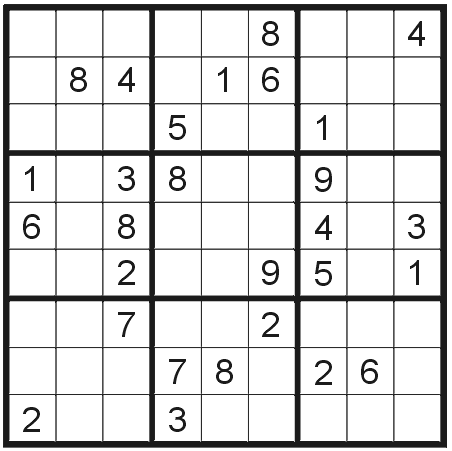
#> input picture images/sudoku5.png, 452 x 451 px, found by its file name
$ python sudoku_grid_find.py
#> lines starting #> are read from the running program, lines starting #| are printed output that depends on the picture; after the words box and inside, x2 and y2 are one past the last pixel; in counts of white or black regions, pixels touching at a corner belong together; long printed decimals are rounded
import hough_grid as hagrid
import cv2
import math
import random as rnd
import numpy as np
from collections import Counter

# Constants
# Canny thresholds
THRESH_ONE = 10
THRESH_TWO = 40

# HoughLinesP parameters
RHO = 1
THETA = math.pi/180
LINE_THRESH = 40
MIN_LENGTH = 50.0
MAX_GAP = 5.0

# Line drawing thickness
THICKNESS = 3

# Line drawing colors
BLACK = (255, 0, 0)

# Digit image dimensions
DIGIT_WIDTH = 28
DIGIT_HEIGHT = 28
DIGIT_CHANNELS = 1

# Read image. White = 255, Black = 0
img_orig = 255-cv2.imread("sudoku_square/sudoku5.png", cv2.IMREAD_GRAYSCALE)
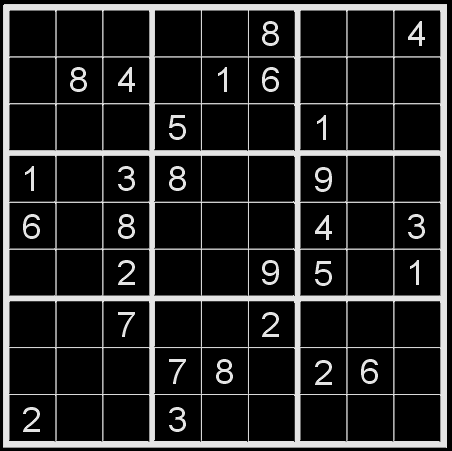
#> img_orig: shape (451, 452); min 0, max 228, mean 35.3
#Mrot = cv2.getRotationMatrix2D((img_orig.shape[0]/2, img_orig.shape[1]/2), \
#                               45, 1)
#img_orig = cv2.warpAffine(img_orig, Mrot, (img_orig.shape))
element = cv2.getStructuringElement(cv2.MORPH_ELLIPSE, (3, 3), (1, 1))
#img_orig = cv2.dilate(img_orig, element)

# Accepts a grayscale image and returns list of edges from Canny edge detector
def canny_edges(gray_img):
    return cv2.Canny(gray_img, THRESH_ONE, THRESH_TWO)

def randcol():
    return (rnd.randint(0, 255), rnd.randint(0, 255), rnd.randint(0, 255))

# Returns the square of the length of a segment (a, b)-(c, d)
# given as a list [a, b, c, d]
def length2(l):
    a, b, c, d = l
    return ((b-a)*(b-a) + (d-c)*(d-c))

# Find the intersection of:
# The line through (a1, b1) and (c1, d1), and
# The line through (a2, b2) and (c2, d2)
def line_intersection(lop):
    [a1, b1, c1, d1, a2, b2, c2, d2] = lop
    det = (d1-b1)*(a2-c2) - (a1-c1)*(d2-b2)
    det1 = (a1*d1 - b1*c1)
    det2 = (a2*d2 - b2*c2)
    x = (det1*(a2 - c2) - det2*(a1 - c1)) / det
    y = (det2*(d1 - b1) - det1*(d2 - b2)) / det
    return (x, y)

# Draws segments (a, b), (c, d) in a list like [[a, b, c, d], [a, b, c, d], ...]
# atop a copy of the image img, using color. If color is -1, use random colors
def add_lines(img, segs, color):
    result = img.copy()
    if len(img.shape) < 3:
        result = cv2.cvtColor(img, cv2.COLOR_GRAY2BGR) # color
    #hough = np.ones(edges.shape, dtype=np.uint8) # b/w
    for i in range(0, len(segs)):
        l = segs[i][0]
        c = randcol() if color == -1 else color
        cv2.line(result, (l[0], l[1]), (l[2], l[3]), c, 3, cv2.LINE_AA)
    return result


# Takes a list of segments as given by a Hough transform [a, b, c, d]
# and returns a list in the same order as lines that clusters the angles.
# Also returns a list of labels sorted by frequency
def principal_angles(lines):
    # Build a list of angles for all the Hough segments
    angles = [-np.arctan((l[0][3]-l[0][1])/(l[0][2]-l[0][0])) for l in lines]

    # Cluster them to find the principle angles
    num_centers = 3
    criteria = (cv2.TERM_CRITERIA_EPS + cv2.TERM_CRITERIA_MAX_ITER, 10, 1.0)
    ret, a_labels, a_centers = cv2.kmeans(np.asarray(angles, dtype='float32'), num_centers, \
                        None, criteria, 10, cv2.KMEANS_RANDOM_CENTERS)

    # Build a dictionary mapping each label (0, 1, 2, ...) to its frequency in the list
    a_labels_map = Counter(a_labels.ravel().tolist())
    print("angle map", a_labels_map)
    kv = [(a_labels_map[i], i) for i in a_labels_map]
    kv.sort()
    print("KV", kv)
    return (a_labels, [x[1] for x in kv])


# Given a list segs of segments all at roughly the same angle, fit them to an equally-space
# grid of K lines. Return indices of two of the segments that bound the grid
def segment_bounds(segs, K):
    # Make a list of radii for the segments having the most frequent label/angle
    # We use the fact that the equation of the line at angle theta and distance R from
    #  the origin has equation R = x cos(theta) + y sin(theta)    # Build a list of angles for all the Hough segments
    angles = [-np.arctan((l[0][3]-l[0][1])/(l[0][2]-l[0][0])) for l in segs]
    radii_idx = [(segs[i][0][0]*np.sin(angles[i]) + segs[i][0][1]*np.cos(angles[i]), i) \
                 for i in range(len(segs))]
    radii_idx.sort()
    print(radii_idx)
    #print(radii_idx)
    radii = [r[0] for r in radii_idx]

    # Now try to fit the segments to the best ten equally-spaced radii
    minbadness = float("inf")
    bestpair = (0, 0)
    for i in range(len(radii)):
        for j in range(i+K-1, len(radii)):
            step = (radii[j] - radii[i])/(K-1)
            badness = 0
            for k in range(len(radii)):
                seg = radii[k]
                thisbad = 0
                if seg <= radii[i]: thisbad = radii[i] - seg
                elif seg >= radii[j]: thisbad = seg - radii[j]
                else:
                    thisbad = (seg - radii[i]) % step
                    thisbad = min(thisbad, step-thisbad)
                    thisbad = thisbad * thisbad # square penalty for inside the grid
                #print(step, thisbad)
                badness += thisbad * length2(segs[radii_idx[k][1]][0])
            if badness < minbadness:
                minbadness = badness
                bestpair = (i, j)
    return (radii_idx[bestpair[0]][1], radii_idx[bestpair[1]][1])


# Finds the four segments bounding a sudoku board img
def sudoku_bounds(img):
    cv2.imshow("Orig", img)

    # Canny edge detection
    edges = canny_edges(img)
    cv2.imshow("Canny", edges)

    # Perform the line detection
    lines = cv2.HoughLinesP(edges, RHO, THETA, LINE_THRESH,\
        minLineLength=MIN_LENGTH, maxLineGap=MAX_GAP)
    cv2.imshow("Hough", add_lines(img, lines, -1))

    # Find the principle angles
    a_labels, freqs = principal_angles(lines)
    lines0 = [lines[i] for i in range(len(lines)) if a_labels[i] == freqs[2]]
    lines1 = [lines[i] for i in range(len(lines)) if a_labels[i] == freqs[1]]
    imga = add_lines(img, lines0, (255, 0, 0))
    imga = add_lines(imga, lines1, (0, 0, 255))
    cv2.imshow("Two Max Angles", imga)

    # Find bounding lines for angle0
    l0, l1 = [lines0[i] for i in segment_bounds(lines0, 10)]
    m0, m1 = [lines1[i] for i in segment_bounds(lines1, 10)]
    bounds_img = add_lines(img, [l0, l1, m0, m1], (255, 255, 0))

    # Find the four corners
    c0 = line_intersection(l0[0].ravel().tolist() + m0[0].ravel().tolist())
    c1 = line_intersection(l0[0].ravel().tolist() + m1[0].ravel().tolist())
    c2 = line_intersection(l1[0].ravel().tolist() + m1[0].ravel().tolist())
    c3 = line_intersection(l1[0].ravel().tolist() + m0[0].ravel().tolist())

    cv2.circle(bounds_img, tuple(map(int, c0)), 5, (255, 0, 255), 5)
    cv2.circle(bounds_img, tuple(map(int, c1)), 5, (255, 0, 255), 5)
    cv2.circle(bounds_img, tuple(map(int, c2)), 5, (255, 0, 255), 5)
    cv2.circle(bounds_img, tuple(map(int, c3)), 5, (255, 0, 255), 5)
    cv2.imshow("Bounds", bounds_img)


#Video capture from webcam
cap = cv2.VideoCapture(0)
while(True):
    ret, frame = cap.read()
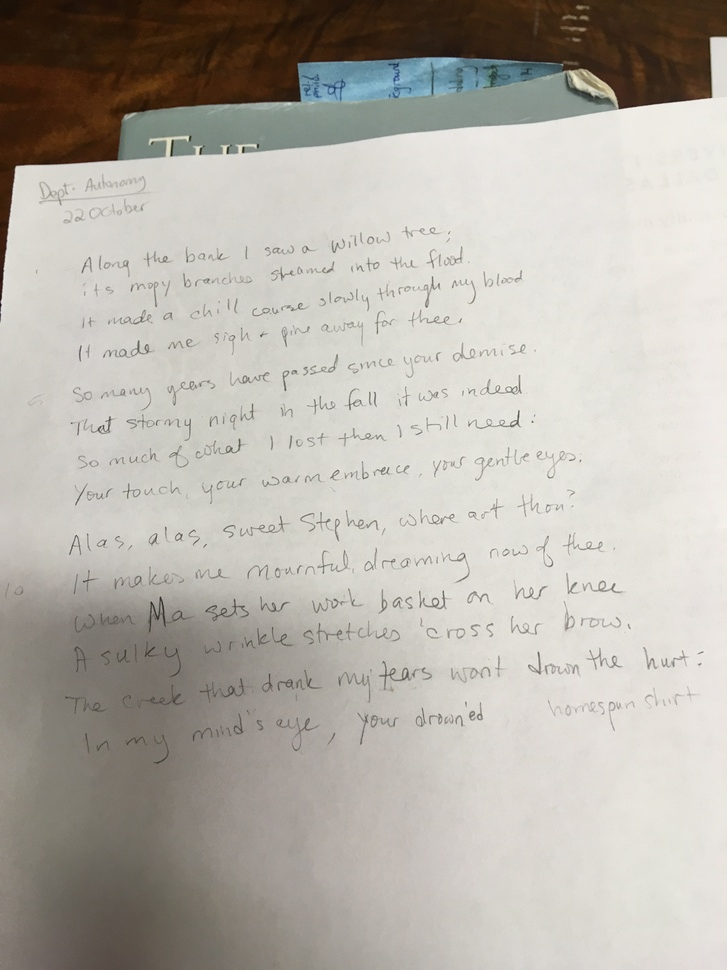
#> input picture images/Sawyer.JPG, 727 x 970 px, shrunk from 3024 x 4032 before the run, given in place of the camera
#> frame is the input picture: shape (970, 727, 3); mean B, G, R 170.1, 177.8, 182
    gray = cv2.cvtColor(frame, cv2.COLOR_BGR2GRAY)
    sudoku_bounds(gray)
#> in canny_edges, `return cv2.Canny(gray_img, THRESH_ONE, THRESH_TWO)`:
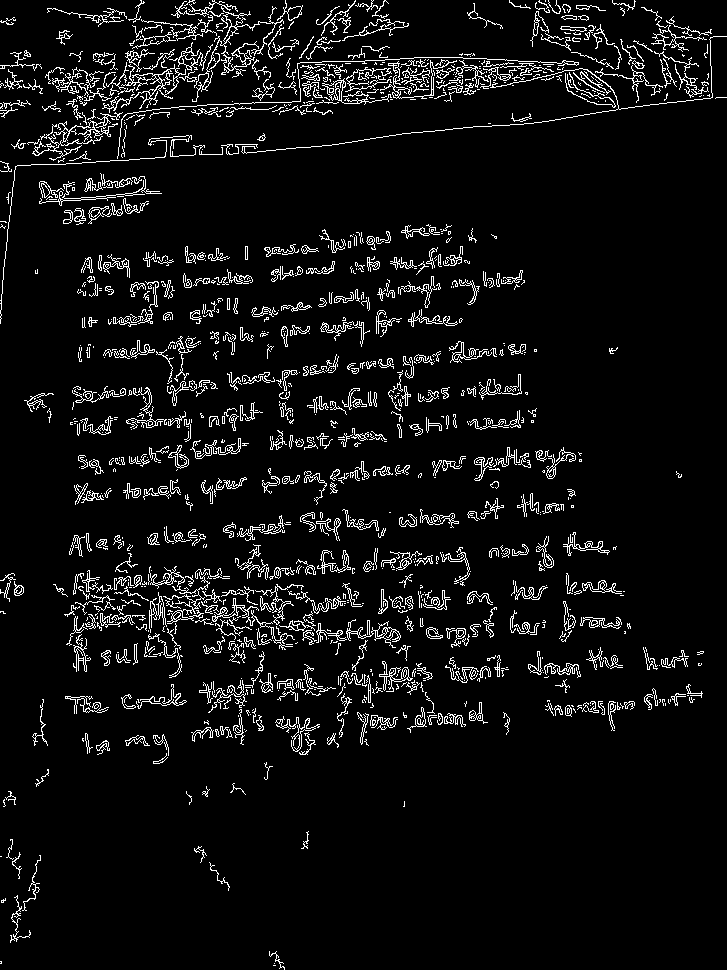
#> returned value: shape (970, 727); 6.3% white in thin lines or dots
#> in sudoku_bounds, `lines = cv2.HoughLinesP(edges, RHO, THETA, LINE_THRESH,\ minLineLength..`: lines = 41 rows, first 6: [387, 70, 450, 71], [387, 81, 444, 77], [389, 91, 472, 79], [64, 12, 119, 18], [262, 690, 319, 686], [609, 110, 716, 97]
#> the loop in add_lines, `for i in range(0, len(segs)):` made 41 passes
#> (l, c) on passes 1 to 12: ([387, 70, 450, 71], (197, 215, 20)), ([387, 81, 444, 77], (132, 248, 207)), ([389, 91, 472, 79], (155, 244, 183)), ([64, 12, 119, 18], (111, 71, 144)), ([262, 690, 319, 686], (71, 48, 128)), ([609, 110, 716, 97], (75, 158, 50)), ([325, 84, 379, 82], (37, 169, 241)), ([103, 85, 153, 83], (51, 181, 222)), ([388, 63, 448, 63], (161, 104, 244)), ([295, 92, 351, 87], (226, 133, 31)), ([87, 618, 282, 608], (7, 47, 204)), ([113, 79, 198, 78], (0, 252, 170))
#> after the loop in add_lines, `for i in range(0, len(segs)):`:
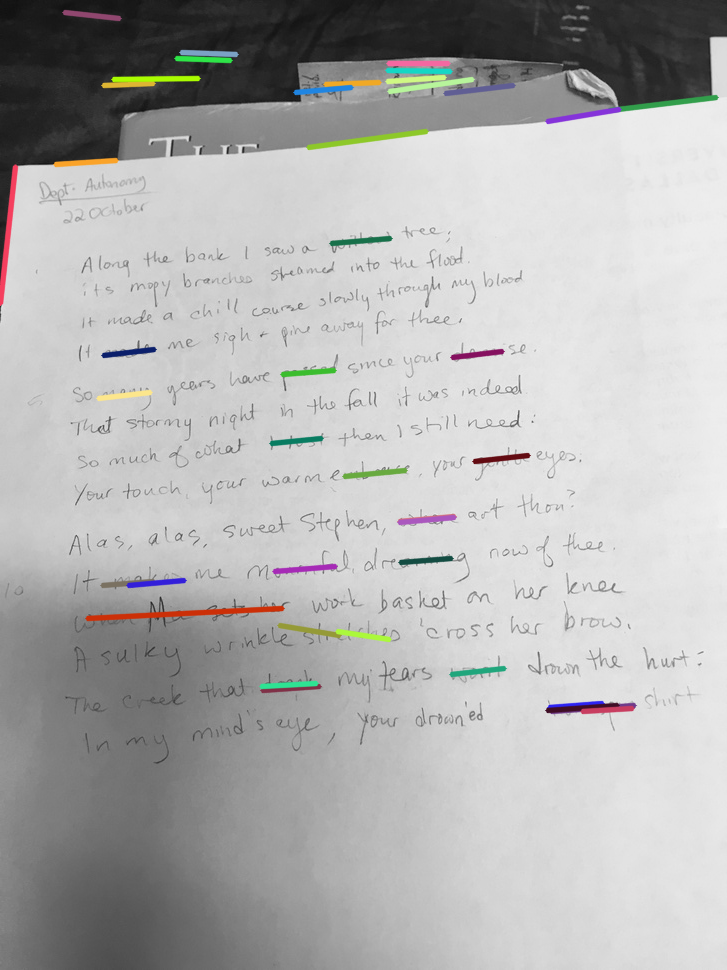
#> result: shape (970, 727, 3); mean B, G, R 177.1, 177.6, 177.7
#> in principal_angles, `angles = [-np.arctan((l[0][3]-l[0][1])/(l[0][2]-l[0][0])) for l in lin..`: angles = 41 values, max 1.46 at index 38, min -0.165 at index 16, mean 0.0936
#> in principal_angles, `criteria = (cv2.TERM_CRITERIA_EPS + cv2.TERM_CRITERIA_MAX_ITER, 10, 1.0)`: criteria = (3, 10, 1)
#> in principal_angles, `ret, a_labels, a_centers = cv2.kmeans(np.asarray(angles, dtype='float3..`: ret = 0.0617; a_labels = 41 values, max 2 at index 38, min 0 at index 0, mean 0.878; a_centers = [-0.0859, 0.0851, 1.46]
#> in principal_angles, `a_labels_map = Counter(a_labels.ravel().tolist())`: a_labels_map = {0: 6, 1: 34, 2: 1}
#| angle map Counter({1: 34, 0: 6, 2: 1})
#> in principal_angles, `kv = [(a_labels_map[i], i) for i in a_labels_map]`: kv = [(6, 0), (34, 1), (1, 2)]
#| KV [(1, 2), (6, 0), (34, 1)]
#> in sudoku_bounds, `a_labels, freqs = principal_angles(lines)`: freqs = [2, 0, 1]
#> in sudoku_bounds, `lines0 = [lines[i] for i in range(len(lines)) if a_labels[i] == freqs[..`: lines0 = 34 items, first 6: [[387, 81, 444, 77]], [[389, 91, 472, 79]], [[262, 690, 319, 686]], [[609, 110, 716, 97]], [[325, 84, 379, 82]], [[103, 85, 153, 83]]
#> in sudoku_bounds, `lines1 = [lines[i] for i in range(len(lines)) if a_labels[i] == freqs[..`: lines1 = [[[387, 70, 450, 71]], [[64, 12, 119, 18]], [[176, 58, 230, 60]], [[279, 625, 339, 635]], [[181, 52, 236, 54]], [[337, 631, 389, 639]]]
#> call 2 of add_lines, with color = (255, 0, 0)
#> the loop in add_lines (call 2), `for i in range(0, len(segs)):` made 34 passes
#> l on passes 1 to 12: [387, 81, 444, 77], [389, 91, 472, 79], [262, 690, 319, 686], [609, 110, 716, 97], [325, 84, 379, 82], [103, 85, 153, 83], [388, 63, 448, 63], [295, 92, 351, 87], [87, 618, 282, 608], [113, 79, 198, 78], [451, 674, 504, 668], [102, 585, 153, 581]
#> after the loop in add_lines (call 2), `for i in range(0, len(segs)):`:
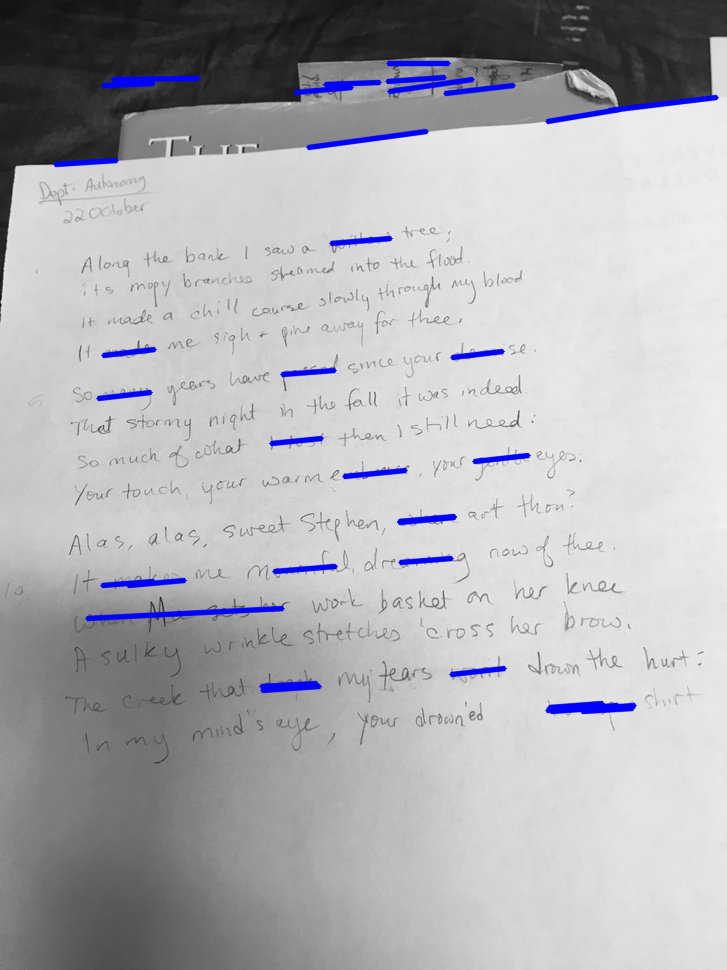
#> result: shape (970, 727, 3); mean B, G, R 179.6, 175.5, 175.5
#> call 3 of add_lines, with color = (0, 0, 255)
#> the loop in add_lines (call 3), `for i in range(0, len(segs)):` made 6 passes
#> after the loop in add_lines (call 3), `for i in range(0, len(segs)):`:
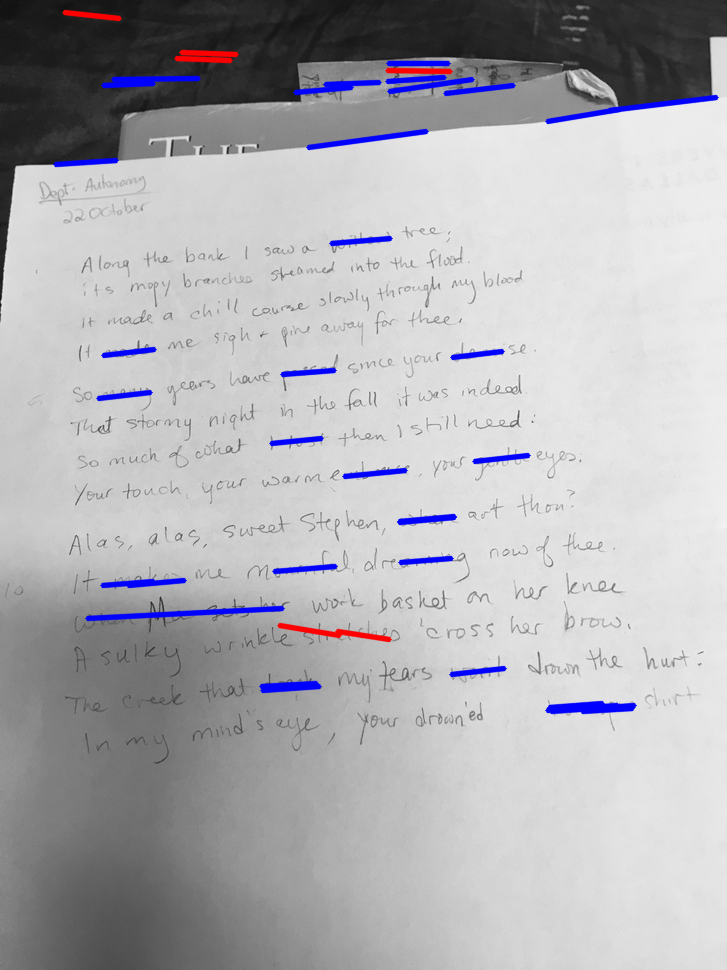
#> result: shape (970, 727, 3); 0.35% of pixels changed, all inside (x1, y1, x2, y2) = (61, 9, 454, 643)
#> in segment_bounds, `angles = [-np.arctan((l[0][3]-l[0][1])/(l[0][2]-l[0][0])) for l in segs]`: angles = 34 values, max 0.165 at index 33, min 0 at index 6, mean 0.0851
#> in segment_bounds, `radii_idx = [(segs[i][0][0]*np.sin(angles[i]) + segs[i][0][1]*np.cos(a..`: radii_idx = 34 pairs, first value 63 to 748.9, second value 0 to 33
#> (printed output is left out)
#> in segment_bounds, `radii = [r[0] for r in radii_idx]`: radii = 34 values from 63 to 748.9
#> the loop in segment_bounds, `for i in range(len(radii)):` made 34 passes
#| [(4.989, 1), (45.388, 4), (51.446, 2), (63.849, 0), (570.629, 3), (572.419, 5)]
#> the loop in segment_bounds (call 2), `for i in range(len(radii)):` made 6 passes
#> call 4 of add_lines, with color = (255, 255, 0)
#> the loop in add_lines (call 4), `for i in range(0, len(segs)):` made 4 passes
#> after the loop in add_lines (call 4), `for i in range(0, len(segs)):`:
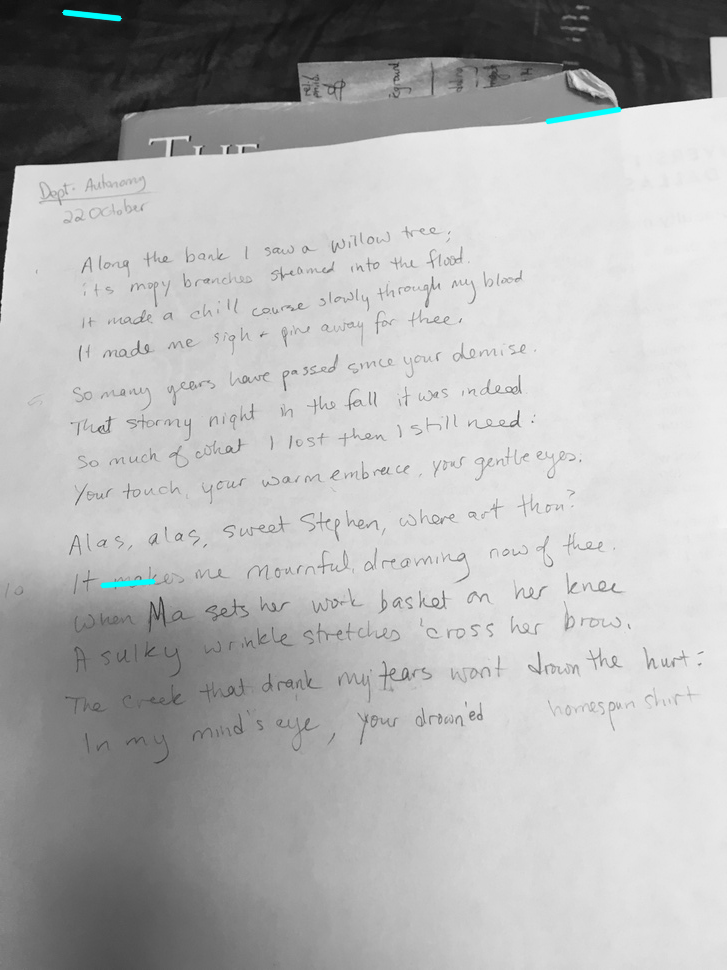
#> result: shape (970, 727, 3); mean B, G, R 178.3, 178.3, 177.9
    if cv2.waitKey(1) & 0xFF == ord(' '):
#> (key Esc is pressed here)
        break
cap.release()
cv2.destroyAllWindows()
